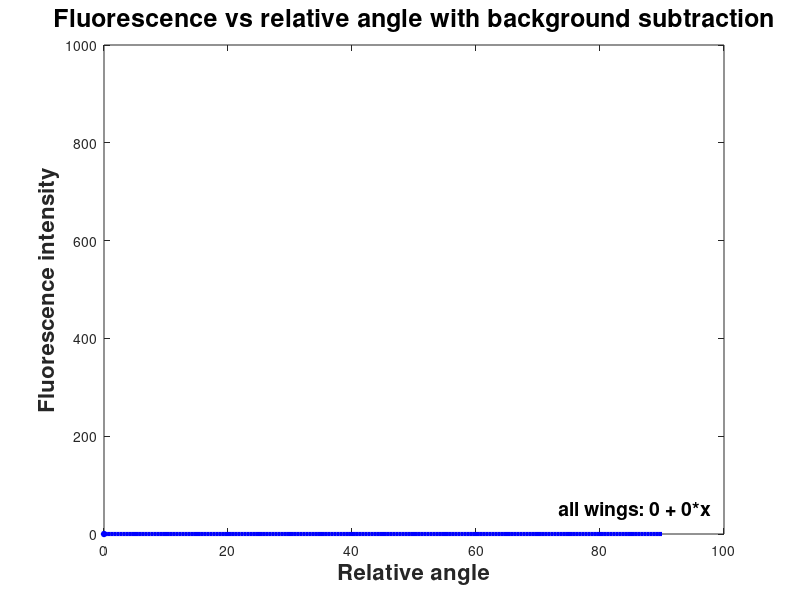
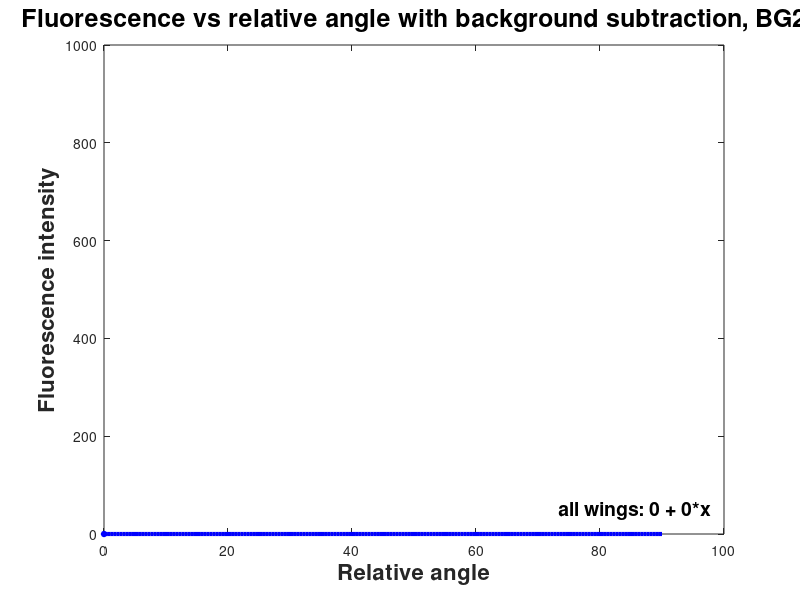
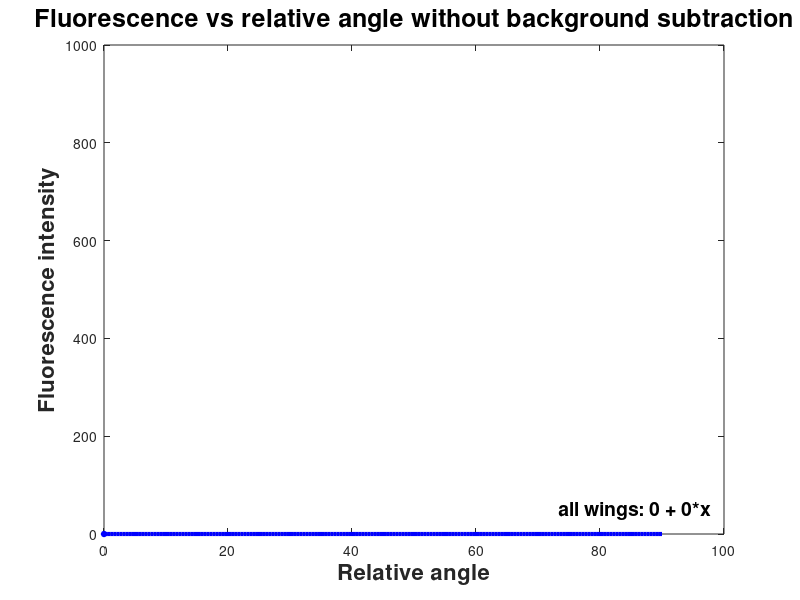

The MATLAB source for these figures, in order: (Note: this script raises an error after producing the figures.)
%% Clear all and initial parameters
clc
clear all
close all

mkdir('data/Cells');
mkdir('data/Distribution no BG');
mkdir('data/Distribution with BG');
mkdir('data/Distribution with BG2');
mkdir('data/Intensity');
mkdir('data/Summary');

cd('data/tifs_original');
files_tif = dir('*.tif');
cd('../../');

Cells_total = zeros(1,6); % Information about all cells from all images
Cells_number = zeros(1,2); % Number of cells in all images
n_all = 0; % Counter for all cells

Intensity_total = zeros(1,4); % Intensity of all individual borders in all wings
Intensity_average = zeros(1,6);
n_0_90 = 0; % Number of all individual borders in all wings


%% Analysis of individual images
for g=1:numel(files_tif)
    
    %% Resetting counters
    cell_orientation = 0; %Final average orientation of all cells
    BG = 0; %Average intensity of background
    BG2=0;
    q=0; % First complete cell adjacent to the border
    q2=0; %Second complete cell adjacent to the border
    celldata = zeros(2,7); %Array with data of individual cells
    cell_temp = zeros(2,8); % Temporary cell data file
    intensity = zeros(2,2); %Array with data of individual borders
    
    
    %% Open images and modify
    Cad = [num2str(g),'.tif'];
    cd('data/tifs_original');
    Cad_im=imread(Cad);
    Cad_im2=uint8(Cad_im-1);
    cd('../../');
    
    Folder = ['data/tifs_8bit/', num2str(g)];
    cd(Folder);
    V=imread('vertices.png');
    V=im2bw(V,1/255);
    se90 = strel('line', 10, 90);
    se0 = strel('line', 9, 0);
    % Vdil - dilated image of all vertices
    Vdil = imdilate(V, [se90 se0]);
    % Individual vertices as objects
    cc_Vdil = bwconncomp(Vdil);
    L_Vdil = labelmatrix(cc_Vdil);
    
    I=imread('tracked_bd.png');
    I2=im2bw(I,1/255);
    se90 = strel('line', 2, 90);
    se0 = strel('line', 2, 0);
    cd('../../../');
    
    % I_cells - inverted image of all cells that are completely in frame;
    % s_cells - individual cells as objects
    I_cells = imdilate(I2, [se90 se0]);
    I_cells=imcomplement(I_cells);
    I_cells=imclearborder(I_cells);
    cc_cells=bwconncomp(I_cells);
    L_cells=labelmatrix(cc_cells);
    s_cells=regionprops(cc_cells, Cad_im, 'MeanIntensity', 'Orientation', 'PixelIdxList', 'Eccentricity', 'Area');
    
    % I_borders - all cell-cell borders of the cells that are completely in
    % frame; Junction_cad - individual borders as objects
    I_borders = imdilate(I2, [se90 se0]);
    I_borders = imsubtract(I_borders, Vdil);
    I_borders = im2bw(I_borders, 1/255);
    cc_borders=bwconncomp(I_borders);
    Junction_cad=regionprops(cc_borders,Cad_im,'MeanIntensity','Orientation','Perimeter', 'centroid', 'Extrema', 'PixelList');
    
    %% Image data: BG and orientation
    % Background and image orientation: measuring summarized background and
    % summarized orietnations of positively and negatively oriented cells
    for i=1:numel(s_cells);
        BG2=BG2+s_cells(i).MeanIntensity;
    end
    
    BG2=BG2/numel(s_cells);
    BG = graythresh(Cad_im2)*256;
    
    %% Cell data
    k=0;
    for n=1:numel(s_cells)
        pixel_value = 0;
        newImg = im2bw(I,255/255);
        newImg( vertcat( s_cells(n).PixelIdxList ) ) = 1; % getting cell n only
        se90 = strel('line', 4, 90);
        se0 = strel('line', 4, 0);
        newImg = imdilate(newImg, [se90 se0]);
        cc_newImg=bwconncomp(newImg);
        s_newImg=regionprops(cc_newImg, newImg, 'Area', 'PixelList');
        for i=1:s_newImg(1).Area
            pixel_value(i) = L_Vdil(s_newImg(1).PixelList(i,2),s_newImg(1).PixelList(i,1));
        end
        pixel_value = unique(pixel_value);
        pixel_value(pixel_value==0) = [];
        % Writing data for cell n in celldata matrix
        k=k+1;
        celldata(k,1)=n;
        celldata(k,2)=s_cells(n).Area;
        celldata(k,3)=s_cells(n).MeanIntensity;
        celldata(k,4)=s_cells(n).Orientation;
        celldata(k,5) = s_cells(n).Eccentricity;
        celldata(k,6) = 1/sqrt(1-celldata(k,5)^2);
        celldata(k,7)= length(pixel_value);
    end
    
    %% Summary of cells in the images
    cell_temp = celldata;
    Vertices3 = celldata(:,7);
    k=0;
    for n=1:length(Vertices3)
        if Vertices3(n)>8
            cell_temp(n-k,:) = [];
            k=k+1;
        end;
        
        if Vertices3(n)<3
            cell_temp(n-k,:) = [];
            k=k+1;
        end;
    end
    Cells_number(g,1) = g;
    Cells_number(g,2) = length(cell_temp);
    for n=1:length(cell_temp)
        n_all = n_all + 1;
        Cells_total(n_all,1) = g;
        Cells_total(n_all,2) = cell_temp(n,1);
        Cells_total(n_all,3) = cell_temp(n,2);
        Cells_total(n_all,4) = cell_temp(n,3);
        Cells_total(n_all,5) = cell_temp(n,4);
        Cells_total(n_all,6) = cell_temp(n,5);
        Cells_total(n_all,7) = 1/sqrt(1-cell_temp(n,5)^2);
        Cells_total(n_all,8) = cell_temp(n,7);
    end
    
    %% Borders data
    k=0;
    for n=1:numel(Junction_cad)
        % Finding borders between two cells that are completely in frame
        boundary = bwtraceboundary(I_borders, [Junction_cad(n).Extrema(3,2) + 0.5  Junction_cad(n).Extrema(3,1) - 0.5], 'NW');
        boundary_value = 0;
        for i=1:size(boundary*4)
            boundary_value(i*4-3) = L_cells(boundary(i,1)-1,boundary(i,2)-1);
            boundary_value(i*4-2) = L_cells(boundary(i,1)-1,boundary(i,2)+1);
            boundary_value(i*4-1) = L_cells(boundary(i,1)+1,boundary(i,2)-1);
            boundary_value(i*4) = L_cells(boundary(i,1)+1,boundary(i,2)+1);
        end
        boundary_value = unique(boundary_value);
        boundary_value(boundary_value==0) = [];
        if length(boundary_value)==2
            q = boundary_value(1,1);
            q2 = boundary_value(1,2);
            if Junction_cad(n).Perimeter/2>5
                if Junction_cad(n).MeanIntensity>BG
                    % Writing down parametes of individual junctions
                    % that are longer than 5px and are surrounded by
                    % cells with area>1000px and are completely within
                    % the image
                    k=k+1;
                    intensity(k,1) = Junction_cad(n).Orientation;
                    intensity(k,2) = Junction_cad(n).MeanIntensity-BG;
                    intensity(k,3) = Junction_cad(n).MeanIntensity-BG2;
                    intensity(k,4) = Junction_cad(n).MeanIntensity;
                    intensity(k,5) = Junction_cad(n).Perimeter/2;
                    %Summarised data for all wings
                    n_0_90 = n_0_90 + 1;
                    Intensity_total(n_0_90,1) = intensity(k,1);
                    Intensity_total(n_0_90,2) = intensity(k,2);
                    Intensity_total(n_0_90,3) = intensity(k,3);
                    Intensity_total(n_0_90,4) = intensity(k,4);
                    Intensity_total(n_0_90,5) = intensity(k,5);
                end
                
            end
        end
    end
    % Sorting borders by angle
    intensity=sortrows(intensity,1);
    
    %% Summary of cell borders
     Intensity_average(g,1) = g;
     Intensity_average(g,2) =  sum(intensity(:,2))/length(intensity(:,2));
     Intensity_average(g,3) =  sum(intensity(:,3))/length(intensity(:,2));
     Intensity_average(g,4) =  sum(intensity(:,4))/length(intensity(:,2));
     Intensity_average(g,5) = BG;
     Intensity_average(g,6) = BG2;
    
    %% Fitting and plotting
    equation1=polyfit(intensity(:,1),intensity(:,2),1); % With background subtraction
    equation2=polyfit(intensity(:,1),intensity(:,3),1); % With background subtraction BG2
    equation3=polyfit(intensity(:,1),intensity(:,4),1); % Without background subtraction
    x = 0:0.5:90;
    y1 = equation1(1,1)*x + equation1(1,2);
    y2 = equation2(1,1)*x + equation2(1,2);
    y3 = equation3(1,1)*x + equation3(1,2);
    
    % Plot image of fitted intensities after background subtraction
    image1=figure;
    set(axes,'FontSize',16);
    plot(intensity(:,1),intensity(:,2), 'o', 'Color','b', 'MarkerSize',4, 'MarkerFaceColor', 'b');
    title('Fluorescence vs relative angle after background subtraction', 'fontsize',18,'fontweight','b')
    xlabel('Relative angle', 'fontsize',16,'fontweight','b');
    ylabel('Fluorescence intensity', 'fontsize',16,'fontweight','b');
    hold on
    plot(x, y1 , '-b', 'LineWidth',3);
    precision = 2;
    text_control = ['wing', num2str(g), ': ', num2str(equation1(1,2), precision) ' + ' num2str(equation1(1,1), precision) '*x' ];
    text(98, 50, text_control, 'HorizontalAlignment','right', 'fontsize',14, 'fontweight','b');
    axis([0 100 0 1000]);
    
    % Plot image of fitted intensities after background subtraction BG2
    image2=figure;
    set(axes,'FontSize',16);
    plot(intensity(:,1),intensity(:,3), 'o', 'Color','b', 'MarkerSize',4, 'MarkerFaceColor', 'b');
    title('Fluorescence vs relative angle after background subtraction BG2', 'fontsize',18,'fontweight','b')
    xlabel('Relative angle', 'fontsize',16,'fontweight','b');
    ylabel('Fluorescence intensity', 'fontsize',16,'fontweight','b');
    hold on
    plot(x, y2 , '-b', 'LineWidth',3);
    precision = 2;
    text_control = ['wing', num2str(g), ': ', num2str(equation2(1,2), precision) ' + ' num2str(equation2(1,1), precision) '*x' ];
    text(98, 50, text_control, 'HorizontalAlignment','right', 'fontsize',14, 'fontweight','b');
    axis([0 100 0 1000]);
    
    % Plot image of fitted intensities without background subtraction
    image3=figure;
    set(axes,'FontSize',16);
    plot(intensity(:,1),intensity(:,4), 'o', 'Color','b', 'MarkerSize',4, 'MarkerFaceColor', 'b');
    title('Fluorescence vs relative angle without background subtraction', 'fontsize',18,'fontweight','b')
    xlabel('Relative angle', 'fontsize',16,'fontweight','b');
    ylabel('Fluorescence intensity', 'fontsize',16,'fontweight','b');
    hold on
    plot(x, y3 , '-b', 'LineWidth',3);
    precision = 2;
    text_control = ['wing', num2str(g), ': ', num2str(equation3(1,2), precision) ' + ' num2str(equation3(1,1), precision) '*x' ];
    text(98, 50, text_control, 'HorizontalAlignment','right', 'fontsize',14, 'fontweight','b');
    axis([0 100 0 1000]);
    
    %% Writing data for individual images
    % Borders data: N_distribution_with_BG - after BG subtraction;
    cd('data/Distribution with BG');
    Otput_Graph = [num2str(g),'_distribution_with_BG.tif'];
    hold off
    print(image1, '-dtiff', '-r300', Otput_Graph);
    cd('../../');
    
    % Borders data: N_distribution_with_BG2 - after BG subtraction, BG2;
    cd('data/Distribution with BG2');
    Otput_Graph = [num2str(g),'_distribution_with_BG2.tif'];
    hold off
    print(image2, '-dtiff', '-r300', Otput_Graph);
    cd('../../');
    
    % N_distribution_no_BG - without BG subtraction;
    cd('data/Distribution no BG');
    Otput_Graph = [num2str(g),'_distribution_no_BG.tif'];
    hold off
    print(image3, '-dtiff', '-r300', Otput_Graph);
    cd('../../');
    
    % N_intensity - information about individual borders;
    cd('data/Intensity');
    Otput_Intensity = [num2str(g),'_intensity.csv'];
    headers = {'Angle', 'Intensity-BG', 'Intensity-BG2', 'Intensity', 'Length'};
    csvwrite_with_headers(Otput_Intensity,intensity, headers);
    close all;
    cd('../../');
    
    % N_area - information about individual cells
    cd('data/Cells');
    Otput_Celldata = [num2str(g),'_area.csv'];
    headers = {'Cell', 'Area', 'Intensity', 'Orientation', 'Eccentricity', 'Elongation', 'Neighbours'};
    csvwrite_with_headers(Otput_Celldata,celldata,headers);
    cd('../../');
    
end


%% Plotting summarized data
%Fitting summarized data with lines
equation1=polyfit(Intensity_total(:,1),Intensity_total(:,2),1); %with background subtraction
equation2=polyfit(Intensity_total(:,1),Intensity_total(:,3),1); % with background subtraction, BG2
equation3=polyfit(Intensity_total(:,1),Intensity_total(:,4),1); % without background subtraction
x = 0:0.5:90;
y1 = equation1(1,1)*x + equation1(1,2);
y2 = equation2(1,1)*x + equation2(1,2);
y3 = equation3(1,1)*x + equation3(1,2);

% Plot image of fitted intensities after background subtraction
image4=figure;
set(axes,'FontSize',16);
plot(Intensity_total(:,1),Intensity_total(:,2), 'o', 'Color','b', 'MarkerSize',4, 'MarkerFaceColor', 'b');
title('Fluorescence vs relative angle with background subtraction', 'fontsize',18,'fontweight','b')
xlabel('Relative angle', 'fontsize',16,'fontweight','b');
ylabel('Fluorescence intensity', 'fontsize',16,'fontweight','b');
hold on
plot(x, y1 , '-b', 'LineWidth',3);
precision = 2;
text_control = ['all wings: ', num2str(equation1(1,2), precision) ' + ' num2str(equation1(1,1), precision) '*x' ];
text(98, 50, text_control, 'HorizontalAlignment','right', 'fontsize',14, 'fontweight','b');
axis([0 100 0 1000]);

% Plot image of fitted intensities without background subtraction
image5=figure;
set(axes,'FontSize',16);
plot(Intensity_total(:,1),Intensity_total(:,3), 'o', 'Color','b', 'MarkerSize',4, 'MarkerFaceColor', 'b');
title('Fluorescence vs relative angle with background subtraction, BG2', 'fontsize',18,'fontweight','b')
xlabel('Relative angle', 'fontsize',16,'fontweight','b');
ylabel('Fluorescence intensity', 'fontsize',16,'fontweight','b');
hold on
plot(x, y2 , '-b', 'LineWidth',3);
precision = 2;
text_control = ['all wings: ', num2str(equation2(1,2), precision) ' + ' num2str(equation2(1,1), precision) '*x' ];
text(98, 50, text_control, 'HorizontalAlignment','right', 'fontsize',14, 'fontweight','b');
axis([0 100 0 1000]);

% Plot image of fitted intensities without background subtraction
image6=figure;
set(axes,'FontSize',16);
plot(Intensity_total(:,1),Intensity_total(:,4), 'o', 'Color','b', 'MarkerSize',4, 'MarkerFaceColor', 'b');
title('Fluorescence vs relative angle without background subtraction', 'fontsize',18,'fontweight','b')
xlabel('Relative angle', 'fontsize',16,'fontweight','b');
ylabel('Fluorescence intensity', 'fontsize',16,'fontweight','b');
hold on
plot(x, y3 , '-b', 'LineWidth',3);
precision = 2;
text_control = ['all wings: ', num2str(equation3(1,2), precision) ' + ' num2str(equation3(1,1), precision) '*x' ];
text(98, 50, text_control, 'HorizontalAlignment','right', 'fontsize',14, 'fontweight','b');
axis([0 100 0 1000]);


%% Writing combined data
%Properties of individual cells
cd('data/Summary');
Otput_All_Celldata = ['vertices_all.csv'];
headers = {'Embryo', 'Cell', 'Area', 'Intensity', 'Orientation', 'Eccentricity', 'Elongation', 'Neighbours'};
csvwrite_with_headers(Otput_All_Celldata,Cells_total, headers);

%Number of cells in each wing
Otput_cells_number = ['cell_number.csv'];
headers2 = {'Disc', 'Cells'};
csvwrite_with_headers(Otput_cells_number,Cells_number, headers2);


%Combined all borders together
Intensity_total=sortrows(Intensity_total,1);
headers = {'Angle', 'Intensity-BG', 'Intensity-BG2', 'Intensity', 'Length'};
csvwrite_with_headers('Intensity_total.csv',Intensity_total, headers);

% Distribution_all_with_BG - after BG subtraction;
Otput_Graph = ['Distribution_all_with_BG.tif'];
hold off
print(image4, '-dtiff', '-r300', Otput_Graph);

% Distribution_all_with_BG2 - after BG subtraction;
Otput_Graph = ['Distribution_all_with_BG2.tif'];
hold off
print(image5, '-dtiff', '-r300', Otput_Graph);

% Distribution_all_no_BG - without BG subtraction;
Otput_Graph = ['Distribution_all_no_BG.tif'];
hold off
print(image6, '-dtiff', '-r300', Otput_Graph);

%Averaged intensity by angle in individual embryos
headers = {'Wing', 'Intensity-BG', 'Intensity-BG2', 'Intensity', 'BG', 'BG2'};
csvwrite_with_headers('Intensity_wing.csv',Intensity_average, headers);
cd('../../');

close all;